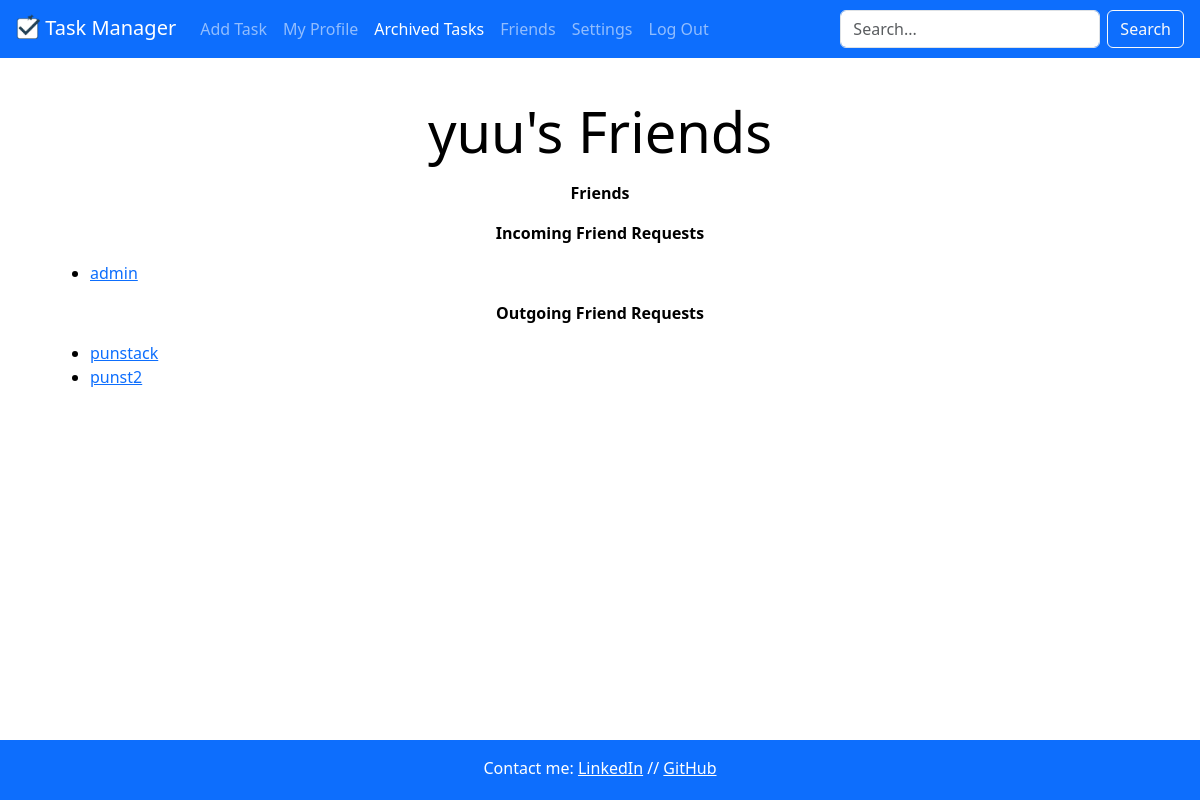
The app's page /friends (signed in) with its own data.
### app.py (models this page shows, shortened)
class User(db.Model):
    __tablename__ = 'User'
    id = db.Column(db.String(36), primary_key = True, default=lambda: str(uuid.uuid4()))
    user = db.Column(db.String(20), unique = True, nullable = False) # stores original case of username
    user_lower = db.Column(db.String(20), unique = True, nullable = False) # stores lower case version of username
    email = db.Column(db.String(100), unique = True, nullable = False)
    email_lower = db.Column(db.String(100), unique = True, nullable = False)
    password = db.Column(db.String(50), nullable = False)
    tasks = db.relationship('Task', backref='user', lazy = True, cascade = 'all, delete-orphan')
    friends = db.relationship('User',
                              secondary = friends,
                              primaryjoin = (friends.c.user_id == id),
                              secondaryjoin = (friends.c.friend_id == id),
                              backref = db.backref('friended_by', lazy = 'dynamic'), # for loading 'friended_by'
                              lazy = 'dynamic') # for loading 'friends'

### app.py (the view)
@app.route("/friends")
def friends_page():
    stored_user = User.query.filter_by(user_lower=session["user"].lower()).first()
    outgoing_requests = FriendRequest.query.filter_by(sender_id = stored_user.id)
    outgoing_user = [User.query.get(request.receiver_id) for request in outgoing_requests]
    outgoing_users = [out.user for out in outgoing_user]
    incoming_requests = FriendRequest.query.filter_by(receiver_id = stored_user.id)
    incoming_user = [User.query.get(request.sender_id) for request in incoming_requests]
    incoming_users = [inc.user for inc in incoming_user]
    friends_list = stored_user.friends.all()
    friends_users = [friend.user for friend in friends_list]
    info =  {
        'stored_user': stored_user,
        'outgoing': outgoing_users,
        'incoming': incoming_users,
        'friends': friends_users
    }
    return render_template("friends.html", info = info)

### app.py (called while the page is built)
@app.before_request
def check_user_existence():
    if "user" in session:
        user_lower = session["user"].lower()
        if not User.query.filter_by(user_lower=user_lower).first():
            session.pop("user", None)
            return redirect(url_for("login"))

### templates/friends.html (shortened to what this page needs)
{% extends "layout.html" %}
{% block user_status %}{% endblock %}
{% block archive_status %}active{% endblock %}
{% block friends_status %}{% endblock %}
{% block settings_status %}{% endblock %}
{% block add_status %}{% endblock %}
{% block content %}
<div class="position-relative m-md-3">
  <br>
  <div>
    <h1 class="h3 mb-3 display-4 font-weight-normal text-center">{{ info["stored_user"].user }}'s Friends</h1>
  </div>
  <div>
    <strong><p class="text-center">Friends</p></strong>
  </div>
  <div>
    <strong><p class="text-center">Incoming Friend Requests</p></strong>
    <ul>
        {% for request in info["incoming"] %}
        <li>
            <a href = {{ url_for("user_page", user = request) }}>{{ request }}</a>
        </li>
        {% endfor %}
    </ul>
  </div>
  <div>
    <strong><p class="text-center">Outgoing Friend Requests</p></strong>
    <ul>
        {% for request in info["outgoing"] %}
        <li>
            <a href = {{ url_for("user_page", user = request) }}>{{ request }}</a>
        </li>
        {% endfor %}
    </ul>
  </div>
</div>
{% endblock %}

### static/style.css (style rules this page uses)
body { min-height: 100vh; display: flex; flex-direction: column; color: #000000; margin: 0; }
h1 { color: #517EF7 }

### templates/layout.html (style rules this page uses)
html, body { height: 100%; margin: 0; }
body { display: flex; flex-direction: column; }

### records on screen
User: stored_user.user "yuu"
User: user "admin"
User: user "punstack"
User: user "punst2"
